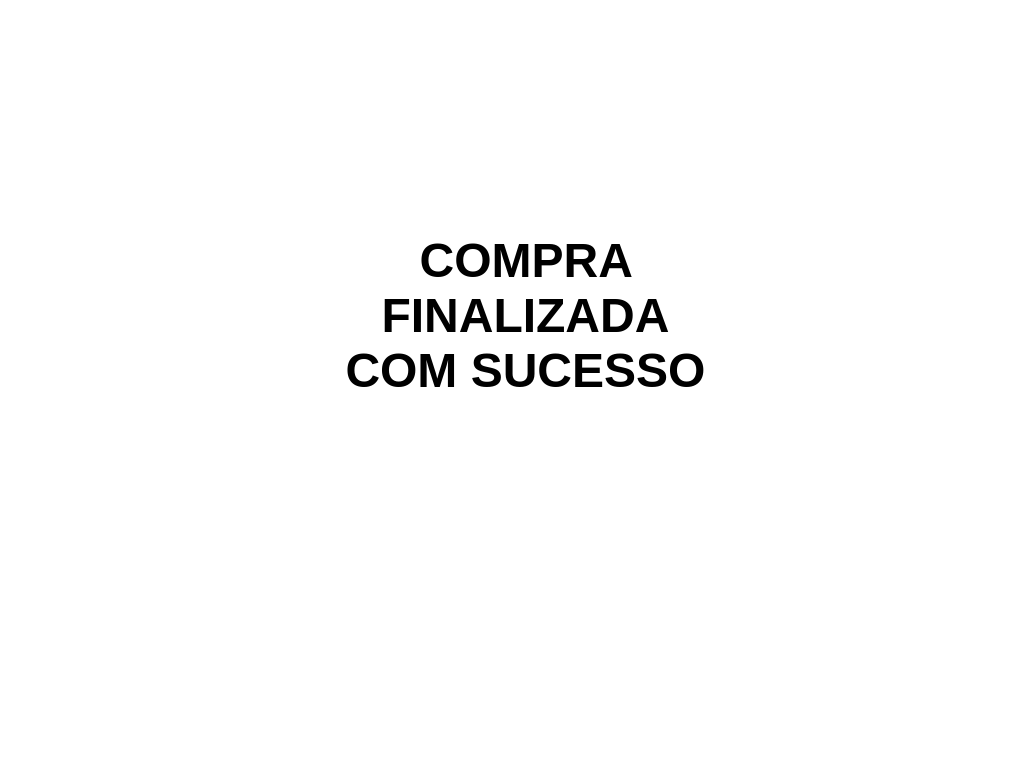
<?xml version="1.0" encoding="UTF-8"?>
<ui version="4.0">
 <class>home</class>
 <widget class="QDialog" name="home">
  <property name="geometry">
   <rect>
    <x>0</x>
    <y>0</y>
    <width>1024</width>
    <height>768</height>
   </rect>
  </property>
  <property name="windowTitle">
   <string>Dialog</string>
  </property>
  <property name="windowOpacity">
   <double>1.000000000000000</double>
  </property>
  <property name="styleSheet">
   <string notr="true">background-color: rgb(255, 255, 255);</string>
  </property>
  <widget class="QPushButton" name="pushButton">
   <property name="geometry">
    <rect>
     <x>620</x>
     <y>90</y>
     <width>41</width>
     <height>31</height>
    </rect>
   </property>
   <property name="cursor">
    <cursorShape>PointingHandCursor</cursorShape>
   </property>
   <property name="styleSheet">
    <string notr="true">font: 700 12pt &quot;Microsoft YaHei UI&quot;;
border-style: outset;
color:rgb(255, 255, 255)</string>
   </property>
   <property name="text">
    <string/>
   </property>
   <property name="icon">
    <iconset>
     <normaloff>../src/icons8-pesquisar-100.png</normaloff>../src/icons8-pesquisar-100.png</iconset>
   </property>
   <property name="iconSize">
    <size>
     <width>32</width>
     <height>32</height>
    </size>
   </property>
  </widget>
  <widget class="QLabel" name="icon_Perfil">
   <property name="geometry">
    <rect>
     <x>20</x>
     <y>20</y>
     <width>51</width>
     <height>51</height>
    </rect>
   </property>
   <property name="cursor">
    <cursorShape>ArrowCursor</cursorShape>
   </property>
   <property name="styleSheet">
    <string notr="true">background-color: rgb(255, 255, 255);
</string>
   </property>
   <property name="text">
    <string/>
   </property>
   <property name="pixmap">
    <pixmap>../database/image_Bank/perfil_Icon.png</pixmap>
   </property>
   <property name="scaledContents">
    <bool>true</bool>
   </property>
  </widget>
  <widget class="QLabel" name="ion_Cart">
   <property name="geometry">
    <rect>
     <x>100</x>
     <y>20</y>
     <width>51</width>
     <height>51</height>
    </rect>
   </property>
   <property name="cursor">
    <cursorShape>ArrowCursor</cursorShape>
   </property>
   <property name="styleSheet">
    <string notr="true">background-color: rgb(0, 0, 0);
background-color: rgb(255, 255, 255);</string>
   </property>
   <property name="text">
    <string notr="true"/>
   </property>
   <property name="pixmap">
    <pixmap>../database/image_Bank/cart_Icon.png</pixmap>
   </property>
   <property name="scaledContents">
    <bool>true</bool>
   </property>
  </widget>
  <widget class="QLabel" name="label_8">
   <property name="geometry">
    <rect>
     <x>210</x>
     <y>150</y>
     <width>631</width>
     <height>331</height>
    </rect>
   </property>
   <property name="font">
    <font>
     <family>Microsoft YaHei UI</family>
     <pointsize>36</pointsize>
     <bold>true</bold>
    </font>
   </property>
   <property name="styleSheet">
    <string notr="true">color: rgb(0, 0, 0);</string>
   </property>
   <property name="text">
    <string>&lt;html&gt;&lt;head/&gt;&lt;body&gt;&lt;p align=&quot;center&quot;&gt;COMPRA &lt;br/&gt;FINALIZADA&lt;br/&gt; COM SUCESSO&lt;/p&gt;&lt;/body&gt;&lt;/html&gt;</string>
   </property>
  </widget>
 </widget>
 <resources/>
 <connections/>
</ui>
